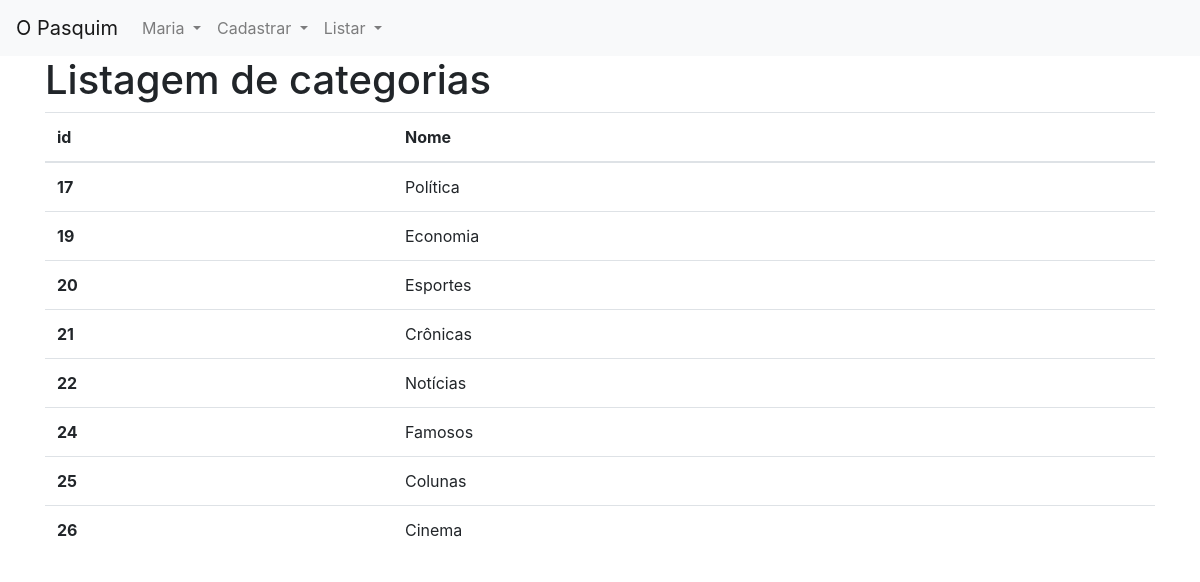
The page /admin/view/categoria/list.php (signed in) on the database its author committed.
### tables this page shows
CREATE TABLE `categorias` (
  `id` int(11) NOT NULL AUTO_INCREMENT,
  `categoria` varchar(255) NOT NULL,
  PRIMARY KEY (`id`)
);

### admin/class/Categorias.php (the view, shortened to what this page needs)
<?php
	Class Categorias{
		public static function list($conexao){
			$categorias = [];
			$query = "select * from categorias";
			$result = mysqli_query($conexao, $query);
			while($categoria = mysqli_fetch_assoc($result)):
				array_push($categorias, $categoria);
			endwhile;
			foreach ($categorias as $c):
				echo	"<tr>
					 		<th scope='row'>".$c['id']."</th>
					 		<td>".$c['categoria']."</td>";
			    echo 		"</tr>";
			endforeach;
		}
	}
?>

### rows shown on the page
categorias: id "17", categoria "Política"
categorias: id "19", categoria "Economia"
categorias: id "20", categoria "Esportes"
categorias: id "21", categoria "Crônicas"
categorias: id "22", categoria "Notícias"
categorias: id "24", categoria "Famosos"
categorias: id "25", categoria "Colunas"
categorias: id "26", categoria "Cinema"

### other values the page prints
$_SESSION['UsuarioNome'] "Maria"
